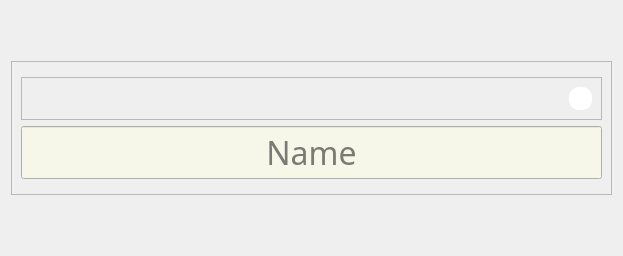
             <widget class="QWidget" name="rmcu_gen">
              <layout class="QVBoxLayout" name="verticalLayout_13">
               <item>
                <spacer name="verticalSpacer_7">
                 <property name="orientation">
                  <enum>Qt::Vertical</enum>
                 </property>
                 <property name="sizeType">
                  <enum>QSizePolicy::Maximum</enum>
                 </property>
                 <property name="sizeHint" stdset="0">
                  <size>
                   <width>20</width>
                   <height>50</height>
                  </size>
                 </property>
                </spacer>
               </item>
               <item>
                <widget class="QFrame" name="rmcu_gen_f1">
                 <property name="frameShape">
                  <enum>QFrame::StyledPanel</enum>
                 </property>
                 <property name="frameShadow">
                  <enum>QFrame::Raised</enum>
                 </property>
                 <layout class="QVBoxLayout" name="verticalLayout_49">
                  <item>
                   <widget class="QFrame" name="frame_12">
                    <property name="frameShape">
                     <enum>QFrame::StyledPanel</enum>
                    </property>
                    <property name="frameShadow">
                     <enum>QFrame::Raised</enum>
                    </property>
                   </widget>
                  </item>
                  <item>
                   <widget class="QFrame" name="rmcu_w1">
                    <property name="maximumSize">
                     <size>
                      <width>16777215</width>
                      <height>50</height>
                     </size>
                    </property>
                    <property name="frameShape">
                     <enum>QFrame::StyledPanel</enum>
                    </property>
                    <property name="frameShadow">
                     <enum>QFrame::Raised</enum>
                    </property>
                    <layout class="QHBoxLayout" name="horizontalLayout_15">
                     <item>
                      <spacer name="horizontalSpacer_52">
                       <property name="orientation">
                        <enum>Qt::Horizontal</enum>
                       </property>
                       <property name="sizeHint" stdset="0">
                        <size>
                         <width>538</width>
                         <height>20</height>
                        </size>
                       </property>
                      </spacer>
                     </item>
                     <item>
                      <widget class="QFrame" name="rmcu_w1_f">
                       <property name="sizePolicy">
                        <sizepolicy hsizetype="Maximum" vsizetype="Maximum">
                         <horstretch>0</horstretch>
                         <verstretch>0</verstretch>
                        </sizepolicy>
                       </property>
                       <property name="minimumSize">
                        <size>
                         <width>23</width>
                         <height>23</height>
                        </size>
                       </property>
                       <property name="toolTip">
                        <string>&lt;html&gt;&lt;head/&gt;&lt;body&gt;&lt;p&gt;HOVER YOUR MOUSE OVER THE DESIRED FIELD FOR HELP&lt;/p&gt;&lt;/body&gt;&lt;/html&gt;</string>
                       </property>
                       <property name="styleSheet">
                        <string notr="true">QFrame{
border-image: url(:/img/Interface_files/qestion.png) 0 0 0 0 sketch sketch;
background-color: rgb(255, 255, 255);
border-radius: 10px;
}
QToolTip { 
color: rgb(246, 246, 233);
background-color:rgb(31, 80, 20);
 border: 0px; 
font: 12pt &quot;Fira Sans &quot;;
}</string>
                       </property>
                       <property name="frameShape">
                        <enum>QFrame::StyledPanel</enum>
                       </property>
                       <property name="frameShadow">
                        <enum>QFrame::Raised</enum>
                       </property>
                      </widget>
                     </item>
                    </layout>
                   </widget>
                  </item>
                  <item>
                   <widget class="QLineEdit" name="rmcu_gen_f1_lb">
                    <property name="font">
                     <font>
                      <family>Voga </family>
                      <pointsize>24</pointsize>
                      <weight>50</weight>
                      <italic>false</italic>
                      <bold>false</bold>
                     </font>
                    </property>
                    <property name="toolTip">
                     <string>&lt;html&gt;&lt;head/&gt;&lt;body&gt;&lt;p&gt;FULL NAME&lt;/p&gt;&lt;/body&gt;&lt;/html&gt;</string>
                    </property>
                    <property name="styleSheet">
                     <string notr="true">QLineEdit:focus, QLineEdit:hover
{
	
	background-color: rgb(255, 219, 187);
}
QLineEdit
{
	font: 24pt &quot;Voga &quot;;
	background-color: rgb(246, 246, 233);
}
QToolTip { 
color: rgb(246, 246, 233);
background-color:rgb(31, 80, 20);
 border: 0px; 
font: 12pt &quot;Fira Sans &quot;;
}</string>
                    </property>
                    <property name="inputMask">
                     <string/>
                    </property>
                    <property name="text">
                     <string/>
                    </property>
                    <property name="alignment">
                     <set>Qt::AlignCenter</set>
                    </property>
                    <property name="placeholderText">
                     <string>Name</string>
                    </property>
                   </widget>
                  </item>
                  <item>
                   <widget class="QFrame" name="frame_13">
                    <property name="frameShape">
                     <enum>QFrame::StyledPanel</enum>
                    </property>
                    <property name="frameShadow">
                     <enum>QFrame::Raised</enum>
                    </property>
                   </widget>
                  </item>
                 </layout>
                </widget>
               </item>
               <item>
                <spacer name="verticalSpacer_8">
                 <property name="orientation">
                  <enum>Qt::Vertical</enum>
                 </property>
                 <property name="sizeType">
                  <enum>QSizePolicy::Maximum</enum>
                 </property>
                 <property name="sizeHint" stdset="0">
                  <size>
                   <width>20</width>
                   <height>50</height>
                  </size>
                 </property>
                </spacer>
               </item>
              </layout>
             </widget>
